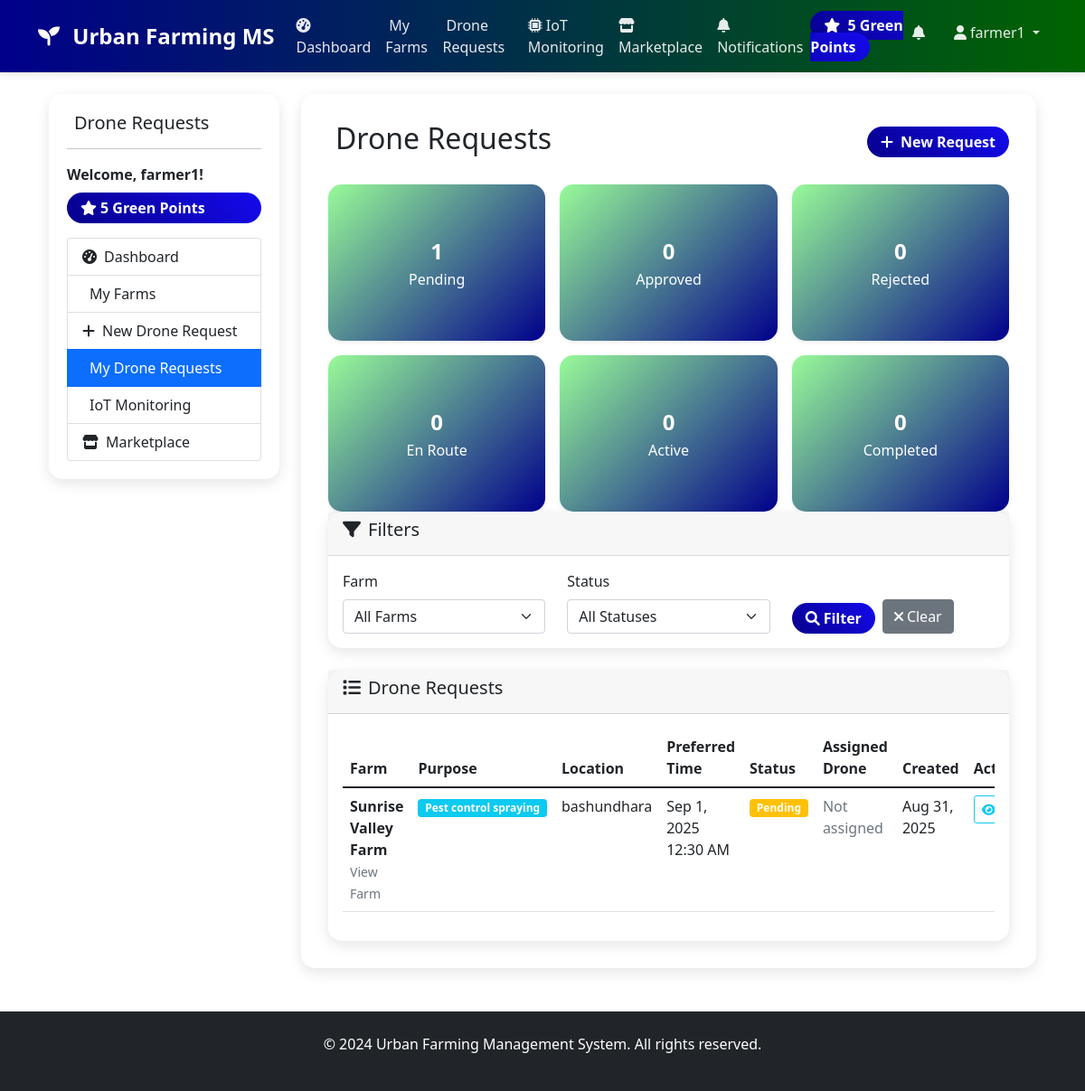
Screenshot of /drone_requests.php (signed in) with the database file from the repository.
### tables this page shows
CREATE TABLE `drone_requests` (
  `id` int(11) NOT NULL,
  `farmer_id` int(11) NOT NULL,
  `farm_id` int(11) NOT NULL,
  `drone_id` int(11) DEFAULT NULL,
  `purpose` enum('survey','pest_control_spraying','pest_control_monitoring','pest_control_biological') NOT NULL,
  `location` varchar(255) NOT NULL,
  `preferred_time` datetime NOT NULL,
  `status` enum('pending','approved','rejected','en_route','active','completed') DEFAULT 'pending',
  `approved_by` int(11) DEFAULT NULL,
  `approved_at` timestamp NULL DEFAULT NULL,
  `notes` text DEFAULT NULL,
  `result_report` text DEFAULT NULL,
  `green_points_earned` int(11) DEFAULT 0,
  `created_at` timestamp NOT NULL DEFAULT current_timestamp(),
  `updated_at` timestamp NOT NULL DEFAULT current_timestamp() ON UPDATE current_timestamp()
);

CREATE TABLE `farms` (
  `id` int(11) NOT NULL,
  `farmer_id` int(11) NOT NULL,
  `name` varchar(100) NOT NULL,
  `location` varchar(255) NOT NULL,
  `farm_type` enum('vegetable','fruit','grain','mixed') NOT NULL,
  `crops` text DEFAULT NULL,
  `soil_type` varchar(50) DEFAULT NULL,
  `status` enum('pending','approved','rejected') DEFAULT 'pending',
  `notes` text DEFAULT NULL,
  `created_at` timestamp NOT NULL DEFAULT current_timestamp(),
  `updated_at` timestamp NOT NULL DEFAULT current_timestamp() ON UPDATE current_timestamp()
);

### drone_requests.php (the view, shortened to what this page needs)
<?php
$database = new Database();
$db = $database->getConnection();
$where_conditions = [];
$params = [];
if($_SESSION['role'] == 'farmer') {
    $where_conditions[] = "dr.farmer_id = ?";
    $params[] = $_SESSION['user_id'];
}
$where_clause = !empty($where_conditions) ? 'WHERE ' . implode(' AND ', $where_conditions) : '';
$requests_query = "SELECT dr.*, f.name as farm_name, u.username as farmer_name, u.email as farmer_email,
                         d.name as drone_name
                  FROM drone_requests dr
                  JOIN farms f ON dr.farm_id = f.id
                  JOIN users u ON dr.farmer_id = u.id
                  LEFT JOIN drones d ON dr.drone_id = d.id
                  $where_clause
                  ORDER BY dr.created_at DESC";
$requests_stmt = $db->prepare($requests_query);
$requests_stmt->execute($params);
$drone_requests = $requests_stmt->fetchAll(PDO::FETCH_ASSOC);
$user_farms = [];
if($_SESSION['role'] == 'farmer') {
    $farms_query = "SELECT id, name FROM farms WHERE farmer_id = ? ORDER BY name";
    $farms_stmt = $db->prepare($farms_query);
    $farms_stmt->execute([$_SESSION['user_id']]);
    $user_farms = $farms_stmt->fetchAll(PDO::FETCH_ASSOC);
}
$stats_query = "SELECT status, COUNT(*) as count FROM drone_requests";
if($_SESSION['role'] == 'farmer') {
    $stats_query .= " WHERE farmer_id = ?";
    $stats_params = [$_SESSION['user_id']];
} else {
    $stats_params = [];
}
$stats_query .= " GROUP BY status";
$stats_stmt = $db->prepare($stats_query);
$stats_stmt->execute($stats_params);
$stats = $stats_stmt->fetchAll(PDO::FETCH_ASSOC);
include 'includes/header.php';
?>
<div class="container-fluid">
    <div class="row">
        <div class="col-md-3">
            <div class="sidebar">
                <h5><i class="fas fa-drone me-2"></i>Drone Requests</h5>
                <hr>
                <div class="mb-3">
                    <strong>Welcome, <?php echo $_SESSION['username']; ?>!</strong>
                    <div class="green-points mt-2">
                        <i class="fas fa-star me-1"></i><?php echo $_SESSION['green_points']; ?> Green Points
                    </div>
                </div>
                <div class="list-group">
                    <?php if($_SESSION['role'] == 'farmer'): ?>
                        <a href="farmer_dashboard.php" class="list-group-item list-group-item-action">
                            <i class="fas fa-tachometer-alt me-2"></i>Dashboard
                        </a>
                        <a href="farm_requests.php" class="list-group-item list-group-item-action">
                            <i class="fas fa-farm me-2"></i>My Farms
                        </a>
                        <a href="request_drone.php" class="list-group-item list-group-item-action">
                            <i class="fas fa-plus me-2"></i>New Drone Request
                        </a>
                        <a href="drone_requests.php" class="list-group-item list-group-item-action active">
                            <i class="fas fa-drone me-2"></i>My Drone Requests
                        </a>
                        <a href="iot_monitoring.php" class="list-group-item list-group-item-action">
                            <i class="fas fa-sensor me-2"></i>IoT Monitoring
                        </a>
                        <a href="marketplace.php" class="list-group-item list-group-item-action">
                            <i class="fas fa-store me-2"></i>Marketplace
                        </a>
                    <?php endif; ?>
                </div>
            </div>
        </div>
        <div class="col-md-9">
            <div class="main-content">
                <div class="d-flex justify-content-between align-items-center mb-4">
                    <h2><i class="fas fa-drone me-2"></i>Drone Requests</h2>
                    <?php if($_SESSION['role'] == 'farmer'): ?>
                        <a href="request_drone.php" class="btn btn-blue-color">
                            <i class="fas fa-plus me-2"></i>New Request
                        </a>
                    <?php endif; ?>
                </div>
                <div class="row g-3 text-color">
                    <?php
                    $statuses = ['pending', 'approved', 'rejected', 'en_route', 'active', 'completed'];
                    $status_labels = [
                        'pending' => 'Pending',
                        'approved' => 'Approved',
                        'rejected' => 'Rejected',
                        'en_route' => 'En Route',
                        'active' => 'Active',
                        'completed' => 'Completed'
                    ];
                    foreach($statuses as $status):
                        $count = 0;
                        foreach($stats as $stat) {
                            if($stat['status'] == $status) {
                                $count = $stat['count'];
                                break;
                            }
                        }
                    ?>
                        <div class="col-12 col-md-6 col-lg-4">
                            <div class="card dashboard-stats h-100 shadow-sm border-0 hover-card">
                                <div class="card-body text-center">
                                    <h4 class="fw-bold mb-1"><?php echo $count; ?></h4>
                                    <p class="mb-0 text-color"><?php echo $status_labels[$status]; ?></p>
                                </div>
                            </div>
                        </div>
                    <?php endforeach; ?>
                </div>
                <div class="card mb-4">
                    <div class="card-header">
                        <h5><i class="fas fa-filter me-2"></i>Filters</h5>
                    </div>
                    <div class="card-body">
                        <form method="GET" class="row">
                            <?php if($_SESSION['role'] == 'farmer' && !empty($user_farms)): ?>
                                <div class="col-md-4">
                                    <label for="farm_id" class="form-label">Farm</label>
                                    <select class="form-select" id="farm_id" name="farm_id">
                                        <option value="">All Farms</option>
                                    </select>
                                </div>
                            <?php endif; ?>
                            <div class="col-md-4">
                                <label for="status" class="form-label">Status</label>
                                <select class="form-select" id="status" name="status">
                                    <option value="">All Statuses</option>
                                </select>
                            </div>
                            <div class="col-md-4 d-flex align-items-end">
                                <button type="submit" class="btn btn-blue-color me-2">
                                    <i class="fas fa-search me-1"></i>Filter
                                </button>
                                <a href="drone_requests.php" class="btn btn-secondary">
                                    <i class="fas fa-times me-1"></i>Clear
                                </a>
                            </div>
                        </form>
                    </div>
                </div>
                <div class="card">
                    <div class="card-header">
                        <h5><i class="fas fa-list me-2"></i>Drone Requests</h5>
                    </div>
                    <div class="card-body">
                        <?php if(empty($drone_requests)): ?>
                            <div class="text-center py-4">
                                <i class="fas fa-drone fa-3x text-muted mb-3"></i>
                                <p class="text-muted">No drone requests found.</p>
                                <?php if($_SESSION['role'] == 'farmer'): ?>
                                    <a href="request_drone.php" class="btn btn-blue-color">
                                        <i class="fas fa-plus me-2"></i>Create First Request
                                    </a>
                                <?php endif; ?>
                            </div>
                        <?php else: ?>
                            <div class="table-responsive">
                                <table class="table table-hover">
                                    <thead>
                                        <tr>
                                            <th>Farm</th>
                                            <th>Purpose</th>
                                            <th>Location</th>
                                            <th>Preferred Time</th>
                                            <th>Status</th>
                                            <th>Assigned Drone</th>
                                            <th>Created</th>
                                            <th>Actions</th>
                                        </tr>
                                    </thead>
                                    <tbody>
                                        <?php foreach($drone_requests as $request): ?>
                                            <tr>
                                                <td>
                                                    <strong><?php echo htmlspecialchars($request['farm_name']); ?></strong>
                                                    <br>
                                                    <a href="view_farm.php?id=<?php echo $request['farm_id']; ?>" class="text-decoration-none">
                                                        <small class="text-muted">View Farm</small>
                                                    </a>
                                                </td>
                                                <td>
                                                    <span class="badge bg-info">
                                                        <?php echo ucfirst(str_replace('_', ' ', $request['purpose'])); ?>
                                                    </span>
                                                </td>
                                                <td><?php echo htmlspecialchars($request['location']); ?></td>
                                                <td><?php echo date('M j, Y g:i A', strtotime($request['preferred_time'])); ?></td>
                                                <td>
                                                    <?php if($request['status'] == 'pending'): ?>
                                                        <span class="badge bg-warning">Pending</span>
                                                    <?php elseif($request['status'] == 'approved'): ?>
                                                        <span class="badge bg-success">Approved</span>
                                                    <?php elseif($request['status'] == 'rejected'): ?>
                                                        <span class="badge bg-danger">Rejected</span>
                                                    <?php elseif($request['status'] == 'en_route'): ?>
                                                        <span class="badge bg-primary">En Route</span>
                                                    <?php elseif($request['status'] == 'active'): ?>
                                                        <span class="badge bg-info">Active</span>
                                                    <?php elseif($request['status'] == 'completed'): ?>
                                                        <span class="badge bg-secondary">Completed</span>
                                                    <?php endif; ?>
                                                </td>
                                                <td>
                                                    <?php if($request['drone_name']): ?>
                                                        <span class="text-success"><?php echo htmlspecialchars($request['drone_name']); ?></span>
                                                    <?php else: ?>
                                                        <span class="text-muted">Not assigned</span>
                                                    <?php endif; ?>
                                                </td>
                                                <td><?php echo date('M j, Y', strtotime($request['created_at'])); ?></td>
                                                <td>
                                                    <div class="btn-group" role="group">
                                                        <button type="button" class="btn btn-sm btn-outline-info" data-bs-toggle="modal" data-bs-target="#requestModal"
                                                                data-request-id="<?php echo $request['id']; ?>" data-request-data='<?php echo json_encode($request); ?>'>
                                                            <i class="fas fa-eye"></i>
                                                        </button>
                                                    </div>
                                                </td>
                                            </tr>
                                        <?php endforeach; ?>
                                    </tbody>
                                </table>
                            </div>
                        <?php endif; ?>
                    </div>
                </div>
            </div>
        </div>
    </div>
</div>
<?php include 'includes/footer.php'; ?>

### includes/header.php (style rules this page uses)
:root { --primary-color: #2E8B57; --secondary-color: #90EE90; --accent-color: #32CD32; --dark-green: #006400; --light-green: #98FB98; --blue-color: #00008B; --text-color:rgb(255, 255, 255); --gray-color:rgb(0, 0, 0); }
body { font-family: 'Segoe UI', Tahoma, Geneva, Verdana, sans-serif; }
.card { border: none; border-radius: 15px; box-shadow: 0 5px 15px rgba(0,0,0,0.1); transition: transform 0.3s ease; }
.btn-blue-color { background: linear-gradient(45deg, var(--primary-color), var(--accent-color)); border: none; border-radius: 25px; padding: 10px 25px; transition: all 0.3s ease; }
.green-points { background: linear-gradient(45deg,rgb(7, 0, 139),rgb(21, 10, 238)); color:white; padding: 5px 15px; border-radius: 20px; font-weight: bold; }
.btn-blue-color { background: linear-gradient(45deg,rgb(7, 0, 139),rgb(21, 10, 238)); color:white; padding: 5px 15px; border-radius: 20px; font-weight: bold; }
.text-color { color: var(--text-color); }
.dashboard-stats { background: linear-gradient(135deg, var(--light-green), var(--blue-color)); border-radius: 15px; padding: 20px; margin-bottom: 20px; }
.sidebar { background: white; border-radius: 15px; padding: 20px; box-shadow: 0 5px 15px rgba(0,0,0,0.1); }
.main-content { background: white; border-radius: 15px; padding: 30px; box-shadow: 0 5px 15px rgba(0,0,0,0.1); }

### drone_requests.php (style rules this page uses)
.hover-card { transition: transform 0.2s ease, box-shadow 0.2s ease; }

### rows the page displays
drone_requests: farm.name "Sunrise Valley Farm", purpose "Pest control spraying", location "bashundhara", preferred_time "Sep 1, 2025 12:30 AM", status "Pending", created_at "Aug 31, 2025"

### other values shown
$_SESSION['green_points'] "5"
$_SESSION['username'] "farmer1"
$count "1"
$status_labels[$status] "Pending"
$count "0"
$status_labels[$status] "Approved"
$status_labels[$status] "Rejected"
$status_labels[$status] "En Route"
$status_labels[$status] "Active"
$status_labels[$status] "Completed"
